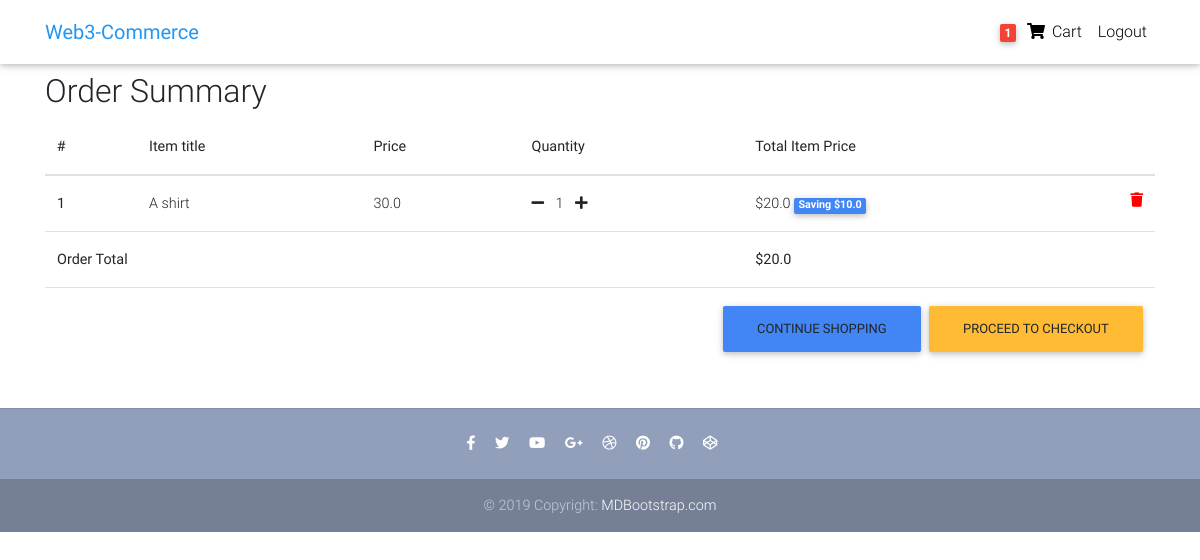
The app's page /order-summary/ (signed in), older data.
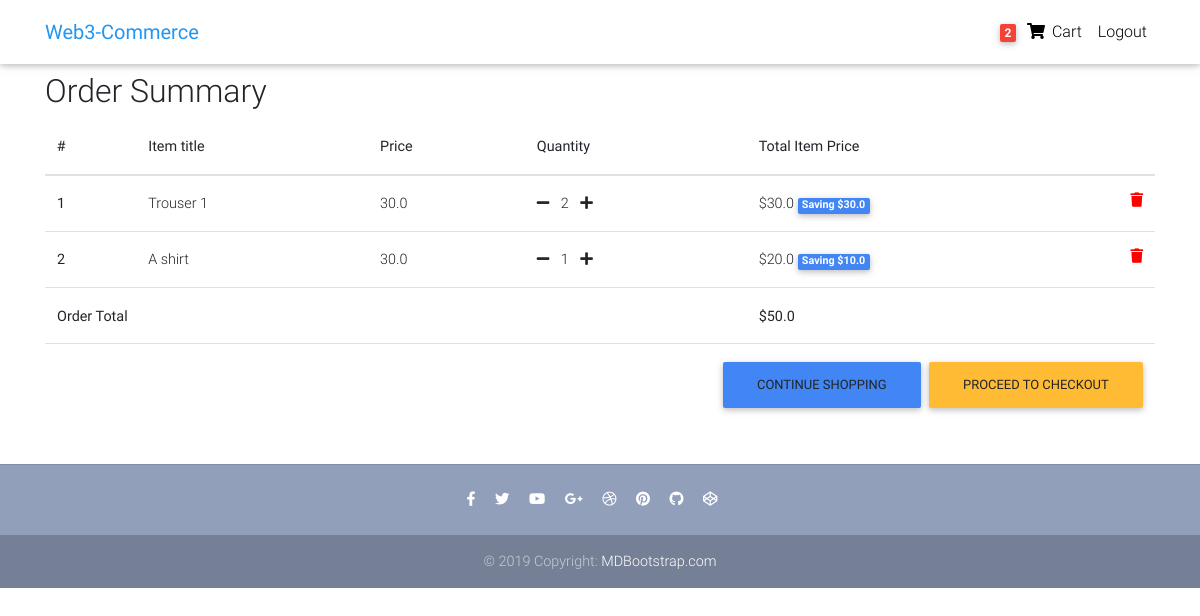
The same page, newer data.
### core/models.py (models this page shows, shortened)
class Order(models.Model):
    user = models.ForeignKey(settings.AUTH_USER_MODEL,
                             on_delete=models.CASCADE)
    ref_code = models.CharField(max_length=20, blank=True, null=True)
    items = models.ManyToManyField(OrderItem)
    start_date = models.DateTimeField(auto_now_add=True)
    ordered_date = models.DateTimeField()
    ordered = models.BooleanField(default=False)
    shipping_address = models.ForeignKey(
        'Address', related_name='shipping_address', on_delete=models.SET_NULL, blank=True, null=True)
    billing_address = models.ForeignKey(
        'Address', related_name='billing_address', on_delete=models.SET_NULL, blank=True, null=True)
    payment = models.ForeignKey(
        'Payment', on_delete=models.SET_NULL, blank=True, null=True)
    coupon = models.ForeignKey(
        'Coupon', on_delete=models.SET_NULL, blank=True, null=True)
    being_delivered = models.BooleanField(default=False)
    received = models.BooleanField(default=False)
    refund_requested = models.BooleanField(default=False)
    refund_granted = models.BooleanField(default=False)
    '''
    1. Item added to cart
    2. Adding a billing address
    (Failed checkout)
    3. Payment
    (Preprocessing, processing, packaging etc.)
    4. Being delivered
    5. Received
    6. Refunds
    '''
    def get_total(self):
        total = 0
        for order_item in self.items.all():
            total += order_item.get_final_price()
        if self.coupon:
            total -= self.coupon.amount
        return total

class OrderItem(models.Model):
    user = models.ForeignKey(settings.AUTH_USER_MODEL,
                             on_delete=models.CASCADE)
    ordered = models.BooleanField(default=False)
    item = models.ForeignKey(Item, on_delete=models.CASCADE)
    quantity = models.IntegerField(default=1)
    def get_total_item_price(self):
        return self.quantity * self.item.price
    def get_total_discount_item_price(self):
        return self.quantity * self.item.discount_price
    def get_amount_saved(self):
        return self.get_total_item_price() - self.get_total_discount_item_price()
    def get_final_price(self):
        if self.item.discount_price:
            return self.get_total_discount_item_price()
        return self.get_total_item_price()

class Item(models.Model):
    title = models.CharField(max_length=100)
    price = models.FloatField()
    discount_price = models.FloatField(blank=True, null=True)
    category = models.CharField(choices=CATEGORY_CHOICES, max_length=2)
    label = models.CharField(choices=LABEL_CHOICES, max_length=1)
    slug = models.SlugField()
    description = models.TextField()
    image = models.ImageField()
    address = models.CharField(max_length=256, null=True, blank=True)
    ipfs = models.CharField(max_length=256, null=True, blank=True)

### core/views.py (the view)
# urls.py: path('order-summary/', OrderSummaryView.as_view(), name='order-summary'),
class OrderSummaryView(LoginRequiredMixin, View):
    def get(self, *args, **kwargs):
        try:
            order = Order.objects.get(user=self.request.user, ordered=False)
            context = {
                'object': order
            }
            return render(self.request, 'order_summary.html', context)
        except ObjectDoesNotExist:
            messages.warning(self.request, "You do not have an active order")
            return redirect("/")

### core/templatetags/cart_template_tags.py (called while the page is built)
@register.filter
def cart_item_count(user):
    if user.is_authenticated:
        qs = Order.objects.filter(user=user, ordered=False)
        if qs.exists():
            return qs[0].items.count()
    return 0

### templates/order_summary.html (shortened to what this page needs)
{% extends "base.html" %}
{% block content %}
  <main>
    <div class="container">
    <div class="table-responsive text-nowrap">
    <h2>Order Summary</h2>
    <table class="table">
        <thead>
        <tr>
            <th scope="col">#</th>
            <th scope="col">Item title</th>
            <th scope="col">Price</th>
            <th scope="col">Quantity</th>
            <th scope="col">Total Item Price</th>
        </tr>
        </thead>
        <tbody>
        {% for order_item in object.items.all %}
        <tr>
            <th scope="row">{{ forloop.counter }}</th>
            <td>{{ order_item.item.title }}</td>
            <td>{{ order_item.item.price }}</td>
            <td>
                <a href="{% url 'core:remove-single-item-from-cart' order_item.item.slug %}"><i class="fas fa-minus mr-2"></i></a>
                {{ order_item.quantity }}
                <a href="{% url 'core:add-to-cart' order_item.item.slug %}"><i class="fas fa-plus ml-2"></i></a>
            </td>
            <td>
            {% if order_item.item.discount_price %}
                ${{ order_item.get_total_discount_item_price }}
                <span class="badge badge-primary">Saving ${{ order_item.get_amount_saved }}</span>
            {% else %}
                ${{ order_item.get_total_item_price }}
            {% endif %}
            <a style='color: red;' href="{% url 'core:remove-from-cart' order_item.item.slug %}">
                <i class="fas fa-trash float-right"></i>
            </a>
            </td>
        </tr>
        {% endfor %}
        {% if object.get_total %}
        <tr>
            <td colspan="4"><b>Order Total</b></td>
            <td><b>${{ object.get_total }}</b></td>
        </tr>
        <tr>
            <td colspan="5">
            <a class='btn btn-warning float-right ml-2' href='/checkout/'>Proceed to checkout</a>
            <a class='btn btn-primary float-right' href='/'>Continue shopping</a>
            </td>
        </tr>
        {% endif %}
        </tbody>
    </table>
    </div>
    </div>
  </main>
{% endblock content %}

### templates/base.html (shortened to what this page needs)
{% load static %}
<!DOCTYPE html>
<html lang="en">
<head>
  <link rel="stylesheet" href="https://use.fontawesome.com/releases/v5.8.1/css/all.css">
  <link href="{% static 'css/bootstrap.min.css' %}" rel="stylesheet">
  <link href="{% static 'css/mdb.min.css' %}" rel="stylesheet">
  <link href="{% static 'css/style.min.css' %}" rel="stylesheet">
</head>
{% include "navbar.html" %}
<body>
    <div class="mt-5 pt-4">
    </div>
    {% block content %}
    {% endblock content %}
    {% include "footer.html" %}
</body>
</html>

### templates/navbar.html (shortened to what this page needs)
{% load cart_template_tags %}
<nav class="navbar fixed-top navbar-expand-lg navbar-light white scrolling-navbar">
    <div class="container">
      <a class="navbar-brand waves-effect" href="/">
        <strong class="blue-text">Web3-Commerce</strong>
      </a>
      <div class="collapse navbar-collapse" id="navbarSupportedContent">
        <ul class="navbar-nav nav-flex-icons">
          {% if request.user.is_authenticated %}
          <li class="nav-item">
            <a href="{% url 'core:order-summary' %}" class="nav-link waves-effect">
              <span class="badge red z-depth-1 mr-1"> {{ request.user|cart_item_count }} </span>
              <i class="fas fa-shopping-cart"></i>
              <span class="clearfix d-none d-sm-inline-block"> Cart </span>
            </a>
          </li>
          <li class="nav-item">
            <a class="nav-link waves-effect" href="{% url 'account_logout' %}">
              <span class="clearfix d-none d-sm-inline-block"> Logout </span>
            </a>
          </li>
          {% endif %}
        </ul>
      </div>
    </div>
  </nav>

### templates/footer.html
<footer class="page-footer text-center font-small mt-4 wow fadeIn">
    <hr class="my-4">
    <div class="pb-4">
      <a href="https://www.facebook.com/mdbootstrap" target="_blank">
        <i class="fab fa-facebook-f mr-3"></i>
      </a>
      <a href="https://twitter.com/MDBootstrap" target="_blank">
        <i class="fab fa-twitter mr-3"></i>
      </a>
      <a href="https://www.youtube.com/watch?v=7MUISDJ5ZZ4" target="_blank">
        <i class="fab fa-youtube mr-3"></i>
      </a>
      <a href="https://plus.google.com/u/0/b/107863090883699620484" target="_blank">
        <i class="fab fa-google-plus-g mr-3"></i>
      </a>
      <a href="https://dribbble.com/mdbootstrap" target="_blank">
        <i class="fab fa-dribbble mr-3"></i>
      </a>
      <a href="https://pinterest.com/mdbootstrap" target="_blank">
        <i class="fab fa-pinterest mr-3"></i>
      </a>
      <a href="https://github.com/mdbootstrap/bootstrap-material-design" target="_blank">
        <i class="fab fa-github mr-3"></i>
      </a>
      <a href="http://codepen.io/mdbootstrap/" target="_blank">
        <i class="fab fa-codepen mr-3"></i>
      </a>
    </div>
    <div class="footer-copyright py-3">
      © 2019 Copyright:
      <a href="https://mdbootstrap.com/education/bootstrap/" target="_blank"> MDBootstrap.com </a>
    </div>
  </footer>

### templates/scripts.html (shortened to what this page needs)
{% load static %}

### templates/base.html (style rules this page uses)
html, body, header, .carousel { height: 60vh; }

Row changes from the older to the newer data that the page shows:
added OrderItem: item "Trouser 1", item.price "30.0", quantity "2", get_total_discount_item_price "30.0", get_amount_saved "30.0"
computed for Order: get_total "20.0" → "50.0"
Text that changed along with them:
{{ request.user|cart_item_count }}: "1" → "2"
